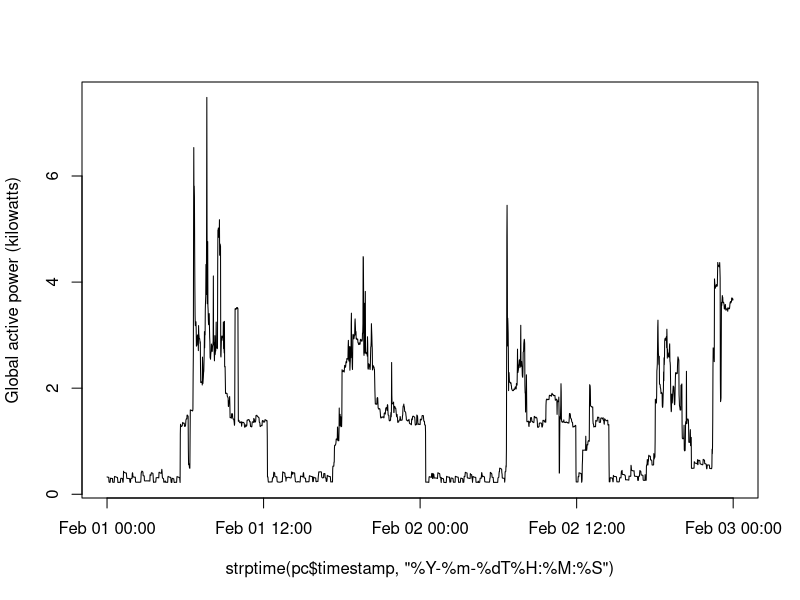

Reproduce this figure in R.
## I have already filtered the necesary data for two days
## the filter file is "household_power_consumption.csv"
## day names in spanish ! . . . sorry for this

pc <- read.csv("household_power_consumption.csv", header=TRUE, sep=";", na.string="?", colClasses=c("character", "character", "numeric", "numeric", "numeric", "numeric", "numeric", "numeric", "numeric"))
pc <- within(pc, { timestamp=paste(format(as.Date(Date,format("%d/%m/%Y")),"%Y-%m-%d"),"T",Time, sep="") })
plot(strptime(pc$timestamp, "%Y-%m-%dT%H:%M:%S"),pc$Global_active_power, ylab="Global active power (kilowatts)", type="l")
dev.copy(png, file="plot2.png")
dev.off()
